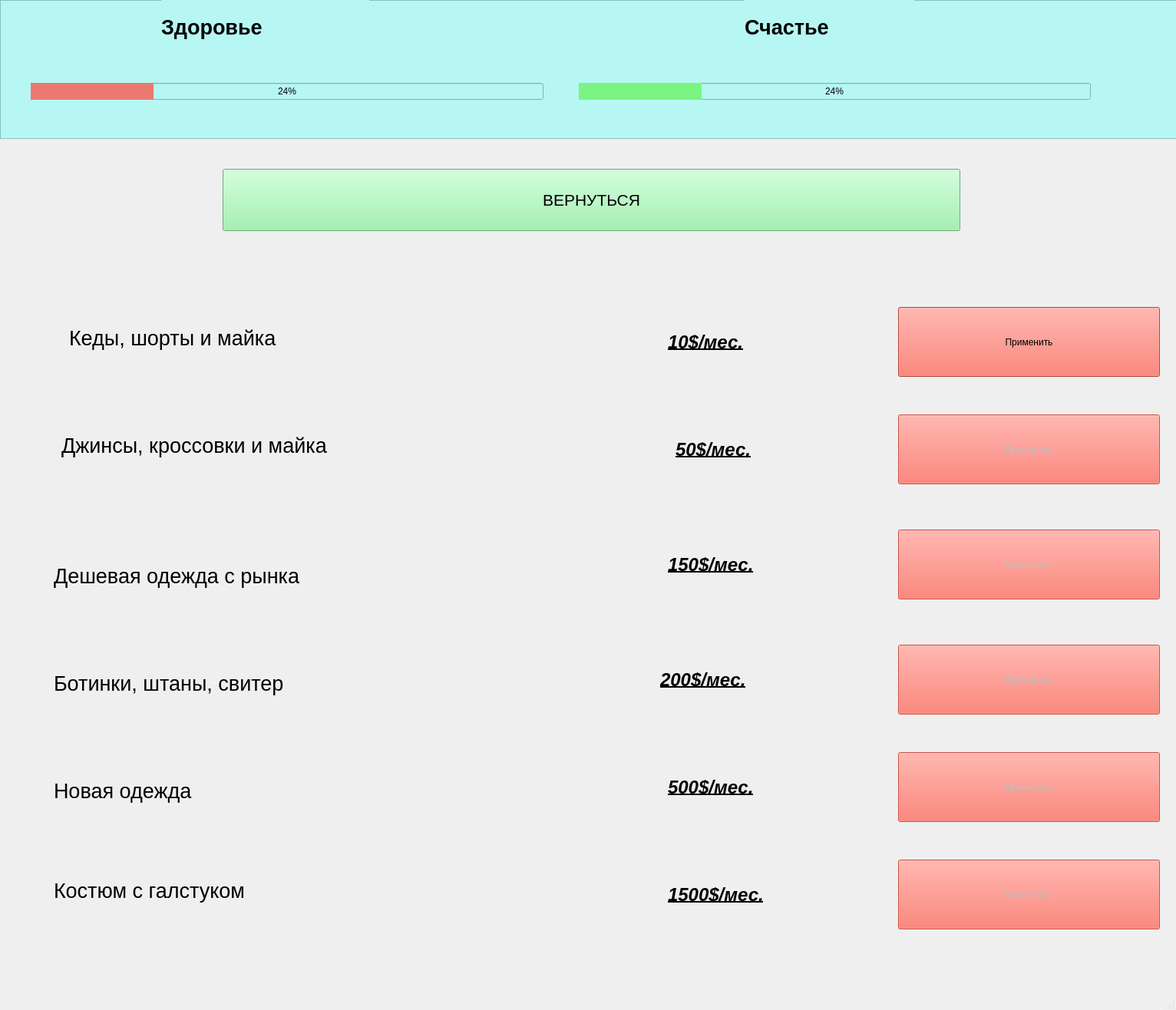
<?xml version="1.0" encoding="UTF-8"?>
<ui version="4.0">
 <class>Clothes</class>
 <widget class="QMainWindow" name="Clothes">
  <property name="geometry">
   <rect>
    <x>0</x>
    <y>0</y>
    <width>1532</width>
    <height>1316</height>
   </rect>
  </property>
  <property name="windowTitle">
   <string>MainWindow</string>
  </property>
  <widget class="QWidget" name="centralwidget">
   <widget class="QPushButton" name="pushButton">
    <property name="geometry">
     <rect>
      <x>1170</x>
      <y>400</y>
      <width>341</width>
      <height>91</height>
     </rect>
    </property>
    <property name="styleSheet">
     <string notr="true">background-color: rgb(246, 97, 81)</string>
    </property>
    <property name="text">
     <string>Применить</string>
    </property>
   </widget>
   <widget class="QLabel" name="label_6">
    <property name="geometry">
     <rect>
      <x>70</x>
      <y>1120</y>
      <width>551</width>
      <height>81</height>
     </rect>
    </property>
    <property name="font">
     <font>
      <pointsize>20</pointsize>
      <underline>false</underline>
     </font>
    </property>
    <property name="text">
     <string>Костюм с галстуком</string>
    </property>
   </widget>
   <widget class="QLabel" name="label_12">
    <property name="geometry">
     <rect>
      <x>870</x>
      <y>990</y>
      <width>291</width>
      <height>71</height>
     </rect>
    </property>
    <property name="font">
     <font>
      <pointsize>18</pointsize>
      <weight>75</weight>
      <italic>true</italic>
      <bold>true</bold>
      <underline>true</underline>
     </font>
    </property>
    <property name="text">
     <string>500$/мес.</string>
    </property>
   </widget>
   <widget class="QPushButton" name="pushButton_4">
    <property name="enabled">
     <bool>false</bool>
    </property>
    <property name="geometry">
     <rect>
      <x>1170</x>
      <y>840</y>
      <width>341</width>
      <height>91</height>
     </rect>
    </property>
    <property name="styleSheet">
     <string notr="true">background-color: rgb(246, 97, 81)</string>
    </property>
    <property name="text">
     <string>Применить</string>
    </property>
   </widget>
   <widget class="QPushButton" name="pushButton_2">
    <property name="enabled">
     <bool>false</bool>
    </property>
    <property name="geometry">
     <rect>
      <x>1170</x>
      <y>540</y>
      <width>341</width>
      <height>91</height>
     </rect>
    </property>
    <property name="styleSheet">
     <string notr="true">background-color: rgb(246, 97, 81)</string>
    </property>
    <property name="text">
     <string>Применить</string>
    </property>
   </widget>
   <widget class="QPushButton" name="pushButton_3">
    <property name="enabled">
     <bool>false</bool>
    </property>
    <property name="geometry">
     <rect>
      <x>1170</x>
      <y>690</y>
      <width>341</width>
      <height>91</height>
     </rect>
    </property>
    <property name="styleSheet">
     <string notr="true">background-color: rgb(246, 97, 81)</string>
    </property>
    <property name="text">
     <string>Применить</string>
    </property>
   </widget>
   <widget class="QLabel" name="label">
    <property name="geometry">
     <rect>
      <x>90</x>
      <y>400</y>
      <width>571</width>
      <height>81</height>
     </rect>
    </property>
    <property name="font">
     <font>
      <pointsize>20</pointsize>
      <weight>50</weight>
      <bold>false</bold>
      <underline>false</underline>
     </font>
    </property>
    <property name="text">
     <string>Кеды, шорты и майка</string>
    </property>
   </widget>
   <widget class="QLabel" name="label_2">
    <property name="geometry">
     <rect>
      <x>80</x>
      <y>540</y>
      <width>721</width>
      <height>81</height>
     </rect>
    </property>
    <property name="font">
     <font>
      <pointsize>20</pointsize>
      <underline>false</underline>
     </font>
    </property>
    <property name="text">
     <string>Джинсы, кроссовки и майка</string>
    </property>
   </widget>
   <widget class="QLabel" name="label_3">
    <property name="geometry">
     <rect>
      <x>70</x>
      <y>710</y>
      <width>661</width>
      <height>81</height>
     </rect>
    </property>
    <property name="font">
     <font>
      <pointsize>20</pointsize>
      <underline>false</underline>
     </font>
    </property>
    <property name="text">
     <string>Дешевая одежда с рынка</string>
    </property>
   </widget>
   <widget class="QLabel" name="label_5">
    <property name="geometry">
     <rect>
      <x>70</x>
      <y>990</y>
      <width>411</width>
      <height>81</height>
     </rect>
    </property>
    <property name="font">
     <font>
      <pointsize>20</pointsize>
      <underline>false</underline>
     </font>
    </property>
    <property name="text">
     <string>Новая одежда</string>
    </property>
   </widget>
   <widget class="QLabel" name="label_9">
    <property name="geometry">
     <rect>
      <x>870</x>
      <y>700</y>
      <width>291</width>
      <height>71</height>
     </rect>
    </property>
    <property name="font">
     <font>
      <pointsize>18</pointsize>
      <weight>75</weight>
      <italic>true</italic>
      <bold>true</bold>
      <underline>true</underline>
     </font>
    </property>
    <property name="text">
     <string>150$/мес.</string>
    </property>
   </widget>
   <widget class="QLabel" name="label_7">
    <property name="geometry">
     <rect>
      <x>870</x>
      <y>410</y>
      <width>291</width>
      <height>71</height>
     </rect>
    </property>
    <property name="font">
     <font>
      <pointsize>18</pointsize>
      <weight>75</weight>
      <italic>true</italic>
      <bold>true</bold>
      <underline>true</underline>
     </font>
    </property>
    <property name="text">
     <string>10$/мес.</string>
    </property>
   </widget>
   <widget class="QLabel" name="label_8">
    <property name="geometry">
     <rect>
      <x>880</x>
      <y>550</y>
      <width>281</width>
      <height>71</height>
     </rect>
    </property>
    <property name="font">
     <font>
      <pointsize>18</pointsize>
      <weight>75</weight>
      <italic>true</italic>
      <bold>true</bold>
      <underline>true</underline>
     </font>
    </property>
    <property name="text">
     <string>50$/мес.</string>
    </property>
   </widget>
   <widget class="QLabel" name="label_4">
    <property name="geometry">
     <rect>
      <x>70</x>
      <y>850</y>
      <width>611</width>
      <height>81</height>
     </rect>
    </property>
    <property name="font">
     <font>
      <pointsize>20</pointsize>
      <underline>false</underline>
     </font>
    </property>
    <property name="text">
     <string>Ботинки, штаны, свитер</string>
    </property>
   </widget>
   <widget class="QPushButton" name="pushButton_6">
    <property name="enabled">
     <bool>false</bool>
    </property>
    <property name="geometry">
     <rect>
      <x>1170</x>
      <y>1120</y>
      <width>341</width>
      <height>91</height>
     </rect>
    </property>
    <property name="styleSheet">
     <string notr="true">background-color: rgb(246, 97, 81)</string>
    </property>
    <property name="text">
     <string>Применить</string>
    </property>
   </widget>
   <widget class="QLabel" name="label_10">
    <property name="geometry">
     <rect>
      <x>860</x>
      <y>850</y>
      <width>291</width>
      <height>71</height>
     </rect>
    </property>
    <property name="font">
     <font>
      <pointsize>18</pointsize>
      <weight>75</weight>
      <italic>true</italic>
      <bold>true</bold>
      <underline>true</underline>
     </font>
    </property>
    <property name="text">
     <string>200$/мес.</string>
    </property>
   </widget>
   <widget class="QLabel" name="label_11">
    <property name="geometry">
     <rect>
      <x>870</x>
      <y>1130</y>
      <width>291</width>
      <height>71</height>
     </rect>
    </property>
    <property name="font">
     <font>
      <pointsize>18</pointsize>
      <weight>75</weight>
      <italic>true</italic>
      <bold>true</bold>
      <underline>true</underline>
     </font>
    </property>
    <property name="text">
     <string>1500$/мес.</string>
    </property>
   </widget>
   <widget class="QPushButton" name="pushButton_5">
    <property name="enabled">
     <bool>false</bool>
    </property>
    <property name="geometry">
     <rect>
      <x>1170</x>
      <y>980</y>
      <width>341</width>
      <height>91</height>
     </rect>
    </property>
    <property name="styleSheet">
     <string notr="true">background-color: rgb(246, 97, 81)</string>
    </property>
    <property name="text">
     <string>Применить</string>
    </property>
   </widget>
   <widget class="QPushButton" name="pushButton_8">
    <property name="geometry">
     <rect>
      <x>290</x>
      <y>220</y>
      <width>961</width>
      <height>81</height>
     </rect>
    </property>
    <property name="font">
     <font>
      <pointsize>16</pointsize>
     </font>
    </property>
    <property name="styleSheet">
     <string notr="true">background-color:rgb(143, 240, 164)</string>
    </property>
    <property name="text">
     <string>ВЕРНУТЬСЯ</string>
    </property>
   </widget>
   <widget class="QFrame" name="frame">
    <property name="geometry">
     <rect>
      <x>0</x>
      <y>0</y>
      <width>5000</width>
      <height>181</height>
     </rect>
    </property>
    <property name="styleSheet">
     <string notr="true">background-color: rgb(182, 247, 243)</string>
    </property>
    <property name="frameShape">
     <enum>QFrame::StyledPanel</enum>
    </property>
    <property name="frameShadow">
     <enum>QFrame::Raised</enum>
    </property>
    <widget class="QLabel" name="label_14">
     <property name="geometry">
      <rect>
       <x>210</x>
       <y>0</y>
       <width>271</width>
       <height>71</height>
      </rect>
     </property>
     <property name="font">
      <font>
       <pointsize>20</pointsize>
       <weight>75</weight>
       <bold>true</bold>
      </font>
     </property>
     <property name="styleSheet">
      <string notr="true">text-align: center;</string>
     </property>
     <property name="text">
      <string>Здоровье</string>
     </property>
    </widget>
    <widget class="QWidget" name="horizontalLayoutWidget">
     <property name="geometry">
      <rect>
       <x>40</x>
       <y>79</y>
       <width>1381</width>
       <height>81</height>
      </rect>
     </property>
     <layout class="QHBoxLayout" name="horizontalLayout">
      <item>
       <widget class="QProgressBar" name="healthBar">
        <property name="contextMenuPolicy">
         <enum>Qt::CustomContextMenu</enum>
        </property>
        <property name="styleSheet">
         <string notr="true">QProgressBar::chunk {background-color: rgb(235, 121, 113); }
QProgressBar{text-align: center;}</string>
        </property>
        <property name="value">
         <number>24</number>
        </property>
       </widget>
      </item>
      <item>
       <spacer name="horizontalSpacer">
        <property name="orientation">
         <enum>Qt::Horizontal</enum>
        </property>
        <property name="sizeType">
         <enum>QSizePolicy::Minimum</enum>
        </property>
        <property name="sizeHint" stdset="0">
         <size>
          <width>40</width>
          <height>20</height>
         </size>
        </property>
       </spacer>
      </item>
      <item>
       <widget class="QProgressBar" name="happinessBar">
        <property name="styleSheet">
         <string notr="true">QProgressBar::chunk {background-color: rgb(122, 245, 129); }
QProgressBar{text-align: center;}</string>
        </property>
        <property name="value">
         <number>24</number>
        </property>
       </widget>
      </item>
     </layout>
    </widget>
    <widget class="QLabel" name="label_13">
     <property name="geometry">
      <rect>
       <x>970</x>
       <y>0</y>
       <width>221</width>
       <height>71</height>
      </rect>
     </property>
     <property name="font">
      <font>
       <pointsize>20</pointsize>
       <weight>75</weight>
       <bold>true</bold>
      </font>
     </property>
     <property name="styleSheet">
      <string notr="true">text-align: center;</string>
     </property>
     <property name="text">
      <string>Счастье</string>
     </property>
    </widget>
   </widget>
  </widget>
  <widget class="QMenuBar" name="menubar">
   <property name="geometry">
    <rect>
     <x>0</x>
     <y>0</y>
     <width>1532</width>
     <height>39</height>
    </rect>
   </property>
  </widget>
  <widget class="QStatusBar" name="statusbar"/>
 </widget>
 <resources/>
 <connections/>
</ui>
